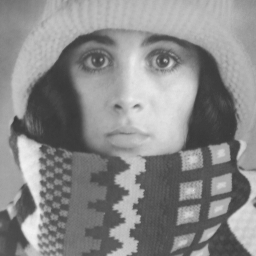
%> input picture Chapter06/images/trui.png, 256 x 256 px
$ octave example6_1.m   (GNU Octave 9; MATLAB toolbox functions it lacks are replaced by stand-ins)
%> lines starting %> are read from the running program, lines starting %| are printed output that depends on the picture
% Load image and take FT
A = imread('images/trui.png');
%> A is the input picture: size 256x256 uint8; min 56, max 241, mean 137.7
B = fft2(A);
B = fftshift(B);

% Construct Gaussian PSF and extend over entire array
[x, y] = size(A);
%> x = 256; y = 256
[X, Y] = meshgrid(1:x, 1:y);
h = exp(-(X-x/2).^2./48) .* exp(-(Y-y/2).^2./48);

% Get OTF corresponding to PSF and generate blurred image via Fourier domain
H = psf2otf(h, size(h));
H = fftshift(H);
g = ifft2(B .* H);
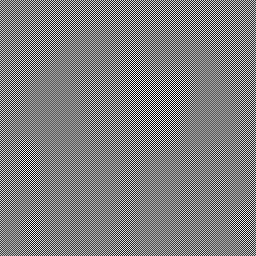
%> g: size 256x256 double; min -33792.4, max 33787.4, mean 0; drawn with min black and max white
g = abs(g);
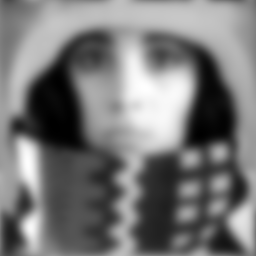
%> g: size 256x256 double; min 9085.6, max 33792.4, mean 20762.4; drawn with min black and max white

% Take FT of image and do inverse filtering avoiding small values in OTF
G = fft2(g);
G = fftshift(G);
indices = find(H > 1e-6);
%> indices = 8197 values from 19839 to 45955
F = zeros(size(G));
F(indices) = G(indices) ./ H(indices);

%Inverse FT to get filtered image
f = ifft2(F);
f = abs(f);

% Display output
subplot(1, 4, 1), imshow(g, [min(min(g)) max(max(g))]);
subplot(1, 4, 2), imagesc(h); axis square; axis off;                  % PSF
subplot(1, 4, 3), imagesc(abs(H)); axis square; axis off;             % MTF
subplot(1, 4, 4), imagesc(f); axis square; axis tight; axis off;
%> after `axis off`:
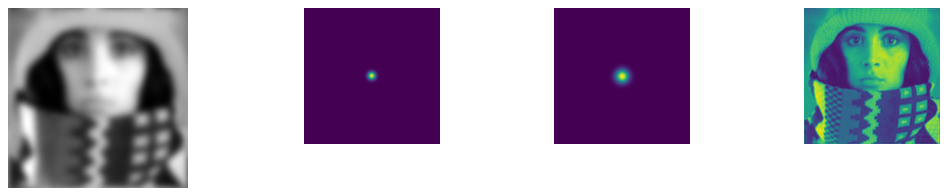
%> figure redrawn from the program's plot data, 4 panels
